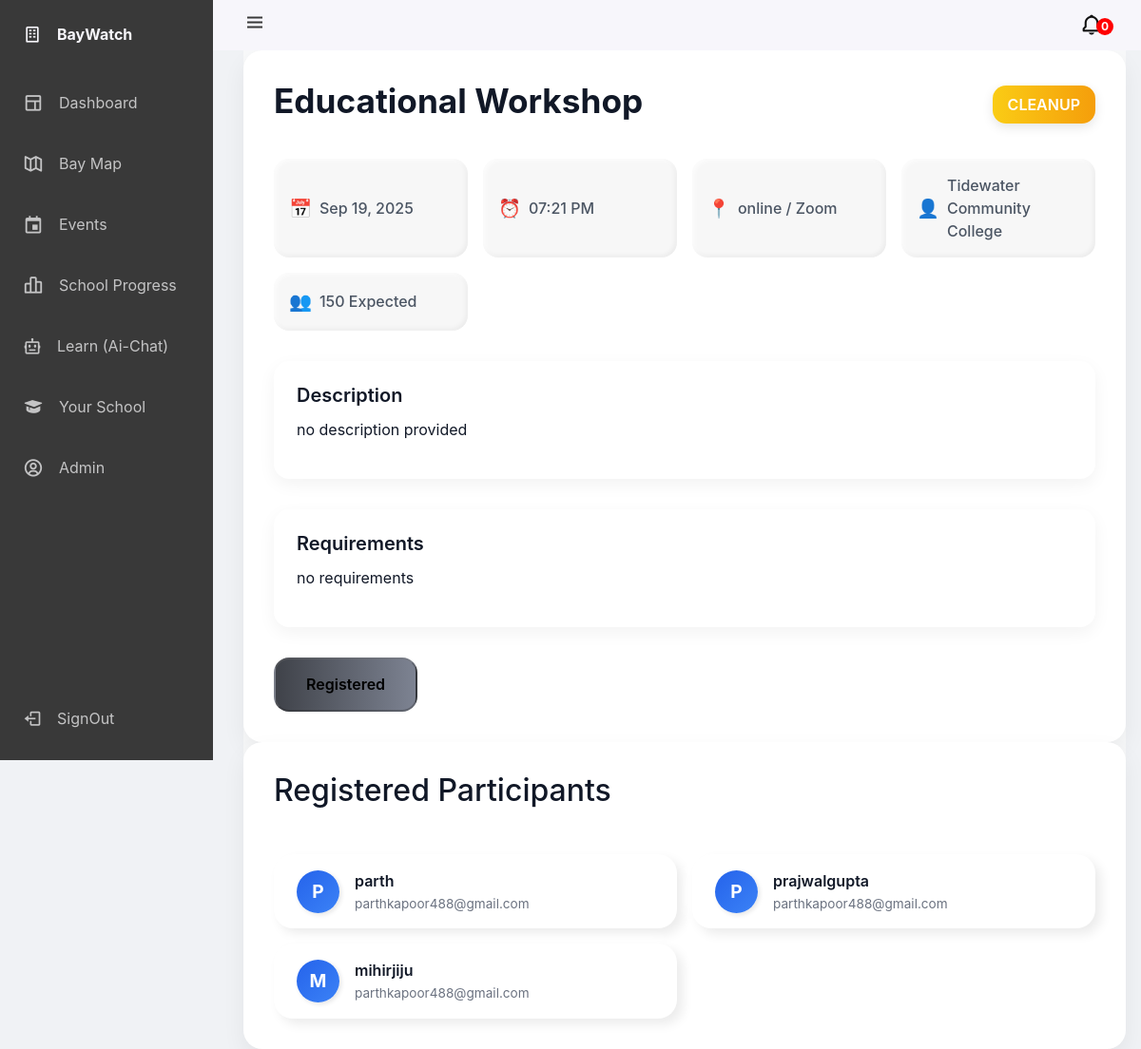
The app's page /event/8 (signed in) with its own data.
### dashboard/models.py (models this page shows, shortened)
class Events(models.Model):
    EVENT_TYPE_CHOICES = [
        ("cleanup", "cleanup"),
        ("workshop", "workshop"),
        ("plantation", "plantation"),
        ("awareness", "awareness"),
        ("research", "research"),
        ("other", "other"),
    ]
    name = models.CharField(max_length=256)
    description = models.TextField(default="no description provided")
    requirements = models.TextField(default="no requirements")
    event_type = models.CharField(
        max_length=56, choices=EVENT_TYPE_CHOICES, default="cleanup"
    )
    location = models.CharField(max_length=256)
    date = models.DateField()
    time = models.TimeField()
    expected_participants = models.IntegerField()
    waste_collected = models.IntegerField(default=0)
    plastic_collected = models.IntegerField(default=0)
    paper_collected = models.IntegerField(default=0)
    glass_collected = models.IntegerField(default=0)
    miscellaneous_collected = models.IntegerField(default=0)
    organised_by = models.ForeignKey(School, on_delete=models.CASCADE)
    created_at = models.DateTimeField(auto_now_add=True)

class School(models.Model):
    name = models.CharField(max_length=256)
    admin = models.ForeignKey(User, on_delete=models.CASCADE)
    adopted_section = models.CharField(max_length=256)
    no_of_students = models.IntegerField(default=0)
    theme_color = models.CharField(max_length=7, default="#ffffff")
    coordinate1_lat = models.DecimalField(max_digits=9, decimal_places=6)
    coordinate1_lng = models.DecimalField(max_digits=9, decimal_places=6)
    coordinate2_lat = models.DecimalField(max_digits=9, decimal_places=6)
    coordinate2_lng = models.DecimalField(max_digits=9, decimal_places=6)
    coordinate3_lat = models.DecimalField(max_digits=9, decimal_places=6)
    coordinate3_lng = models.DecimalField(max_digits=9, decimal_places=6)
    coordinate4_lat = models.DecimalField(max_digits=9, decimal_places=6)
    coordinate4_lng = models.DecimalField(max_digits=9, decimal_places=6)
    created_at = models.DateTimeField(auto_now_add=True)

class EventParticipants(models.Model):
    student = models.ForeignKey(User, on_delete=models.DO_NOTHING)
    event = models.ForeignKey(
        Events, on_delete=models.CASCADE, related_name="eventparticipants"
    )
    class Meta:
        unique_together = ("student", "event")

### dashboard/views.py (the view, shortened to what this page needs)
# urls.py: path("event/<int:event_id>", event_page, name="event_page"),
def event_page(request, event_id):
    event = Events.objects.get(id=event_id)
    starting_time = datetime.combine(event.date, event.time)
    starting_time = timezone.make_aware(starting_time, timezone.get_current_timezone())
    is_expired = False
    if starting_time <= timezone.now():
        is_expired = True
    participants = EventParticipants.objects.filter(event=event)
    if participants.count() >= event.expected_participants:
        housefull = True
    else:
        housefull = False
    if EventParticipants.objects.filter(student=request.user, event=event).exists():
        already_registered = True
    else:
        already_registered = False
    if not already_registered:
        if request.method == "POST":
            event = EventParticipants.objects.create(student=request.user, event=event)
            return redirect("event_page", event_id)
    event_notifications_getter = Events.objects.filter(date__gt=timezone.now().date())
    events = []
    unregistered_events_count = len(events)
    return render(
        request,
        "event-page.html",
        {
            "event": event,
            "already_registered": already_registered,
            "participants": participants,
            "housefull": housefull,
            "unregistered_events": events,
            "unregistered_events_count": unregistered_events_count,
            "is_expired": is_expired,
        },
    )

### templates/event-page.html (shortened to what this page needs)
{% extends "base.html" %}
{% block content %}
    <div class="details-card">
        <div class="details-header">
            <h1 class="details-title">{{ event.name }}</h1>
            <span class="status-badge">{{ event.event_type|capfirst }}</span>
        </div>
        <div class="meta-grid">
            <div class="meta-item"><span class="icon">📅</span>{{ event.date|date:"M d, Y" }}</div>
            <div class="meta-item"><span class="icon">⏰</span>{{ event.time|time:"h:i A" }}</div>
            <div class="meta-item"><span class="icon">📍</span>{{ event.location }}</div>
            <div class="meta-item"><span class="icon">👤</span>{{ event.organised_by.name }}</div>
            <div class="meta-item"><span class="icon">👥</span>{{ event.expected_participants }} Expected</div>
        </div>
        <div class="section-card">
            <h3>Description</h3>
            <p>{{ event.description }}</p>
        </div>
        <div class="section-card">
            <h3>Requirements</h3>
            <p>{{ event.requirements }}</p>
        </div>
        <form action="{% url 'event_page' event.id %}" method="post">
            {% if already_registered %}
        <button type="button" class="register-btn2" disabled>Registered</button>
        {% elif is_expired %}
        <button type="button" class="register-btn2" disabled>Event Expired</button>
        {% elif housefull %}
        <button type="button" class="register-btn2" disabled>Housefull</button>
        {% else %}
        <button type="submit" class="register-btn">Register for Event</button>
        {% endif %}
        </form>
    </div>
    <div class="details-card">
    <h2 style="margin-bottom:1rem;">Registered Participants</h2>
    {% if participants %}
    <div class="participants-grid">
        {% for participant in participants %}
        <div class="participant-card">
            <div class="participant-info">
                <div class="participant-avatar">
                    {{ participant.student.username|slice:":1"|upper }}
                </div>
                <div class="participant-details">
                    <span class="participant-name">{{ participant.student.username }}</span>
                    <span class="participant-email">{{ participant.student.email }}</span>
                </div>
            </div>
        </div>
        {% endfor %}
    </div>
    {% else %}
    <p>No participants have registered yet.</p>
    {% endif %}
</div>
{% endblock %}

### templates/base.html (style rules this page uses)
:root { --header-height: 2.3rem; --nav-width: 68px; --first-color: #393939; --first-color-light: #c4c4c5; --white-color: #F7F6FB; --body-font: 'Nunito', sans-serif; --normal-font-size: 1rem; --z-fixed: 100; }
body { position: relative; background-color: #c4c4c5; margin: var(--header-height) 0 0 0; padding: 0 1rem; font-family: var(--body-font); font-size: var(--normal-font-size); transition: 0.5s; }
.body-pd { padding-left: calc(var(--nav-width) + 1rem); }
@media screen and (min-width: 768px) { body { margin: calc(var(--header-height) + 1rem) 0 0 0; padding-left: calc(var(--nav-width) + 2rem); } }
@media screen and (min-width: 768px) { .body-pd { padding-left: calc(var(--nav-width) + 188px); } }

### templates/event-page.html (style rules this page uses)
body { font-family: 'Inter', -apple-system, BlinkMacSystemFont, 'Segoe UI', sans-serif; background: #f0f2f5; color: #111827; min-height: 100vh; }
.details-card { background: #ffffff; border-radius: 20px; padding: 2rem; box-shadow: 0 10px 25px rgba(0,0,0,0.06); display: flex; flex-direction: column; gap: 2rem; animation: fadeInUp 0.5s ease forwards; }
.details-header { display: flex; justify-content: space-between; align-items: center; }
.details-title { font-size: 2.2rem; font-weight: 700; }
.status-badge { padding: 0.5rem 1rem; border-radius: 14px; font-weight: 600; text-transform: uppercase; color: #fff; background: linear-gradient(90deg, #facc15, #f59e0b); box-shadow: 0 4px 12px rgba(0,0,0,0.1); }
.meta-grid { display: grid; grid-template-columns: repeat(auto-fit, minmax(200px, 1fr)); gap: 1rem; }
.meta-item { background: #f7f7f7; padding: 1rem; border-radius: 16px; display: flex; align-items: center; gap: 0.5rem; font-weight: 500; color: #4b5563; box-shadow: inset 2px 2px 5px rgba(255,255,255,0.7), inset -2px -2px 5px rgba(0,0,0,0.05); transition: transform 0.2s ease; }
.meta-item span.icon { font-size: 1.2rem; }
.section-card { background: #ffffff; border-radius: 16px; padding: 1.5rem; box-shadow: 0 6px 18px rgba(0,0,0,0.05); transition: transform 0.3s ease, box-shadow 0.3s ease; }
.section-card h3 { margin-bottom: 0.75rem; font-size: 1.25rem; font-weight: 600; color: #111827; }
.register-btn2 { padding: 0.9rem 2rem; background: linear-gradient(90deg, #3f4249, #7d8392); color: #000000; border-radius: 16px; font-weight: 600; font-size: 1rem; text-align: center; text-decoration: none; display: inline-block; align-self: flex-start; transition: all 0.3s ease; }
.participants-grid { display: grid; grid-template-columns: repeat(auto-fill, minmax(350px, 1fr)); gap: 1rem; }
.participant-card { background: #ffffff; border-radius: 20px; padding: 1rem 1.5rem; display: flex; justify-content: space-between; align-items: center; box-shadow: 6px 6px 12px rgba(0,0,0,0.08), -6px -6px 12px rgba(255,255,255,0.8); transition: transform 0.2s ease, box-shadow 0.2s ease; }
.participant-info { display: flex; align-items: center; gap: 1rem; }
.participant-avatar { background: linear-gradient(135deg, #2563eb, #3b82f6); color: #fff; font-weight: 700; font-size: 1.2rem; width: 45px; height: 45px; display: flex; align-items: center; justify-content: center; border-radius: 50%; box-shadow: 2px 2px 5px rgba(0,0,0,0.1); flex-shrink: 0; }
.participant-details { display: flex; flex-direction: column; }
.participant-name { font-weight: 600; font-size: 1rem; color: #111827; }
.participant-email { font-size: 0.85rem; color: #6b7280; margin-top: 2px; }

### records on screen
Events: name "Educational Workshop", event_type "CLEANUP", date "Sep 19, 2025", time "07:21 PM", location "online / Zoom", organised_by.name "Tidewater Community College", expected_participants "150", description "no description provided", requirements "no requirements"
EventParticipants: student.username "P", student.username "parth", student.email "parthkapoor488@gmail.com"
EventParticipants: student.username "P", student.username "prajwalgupta", student.email "parthkapoor488@gmail.com"
EventParticipants: student.username "M", student.username "mihirjiju", student.email "parthkapoor488@gmail.com"

### other values on screen
{{ unregistered_events_count }} "0"
